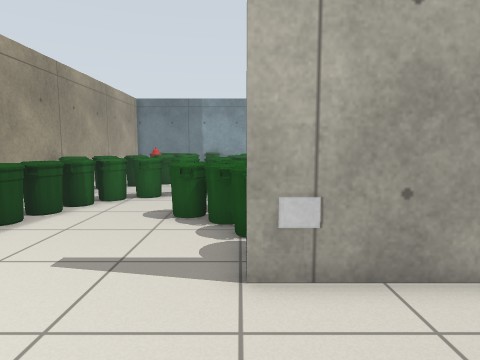
[1] (above)

21 first-person views from a walk through a world built for the Gazebo simulator. The camera is 0.94 m above the floor, tilts 6° down and sees 75° across. The lines on the ground mark 1 m squares. The floor is counted in squares, 0.5 m on a side. Each view is taken from the middle of a square. On the plan, view 1 faces up. The plan holds only what a view shows up to about 17 squares ahead; the rest is blank. The place goes on beyond the plan. Robots are left out. Simple shapes stand in for some stock models. Some surface patterns are stand-ins.

[2]
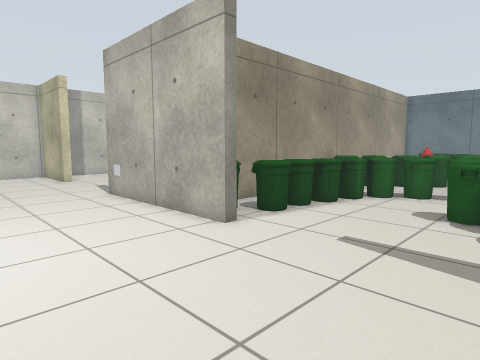

[3]
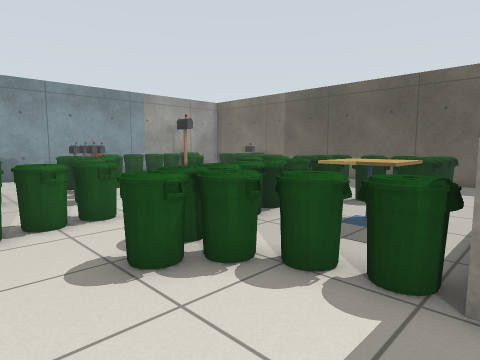

[4]
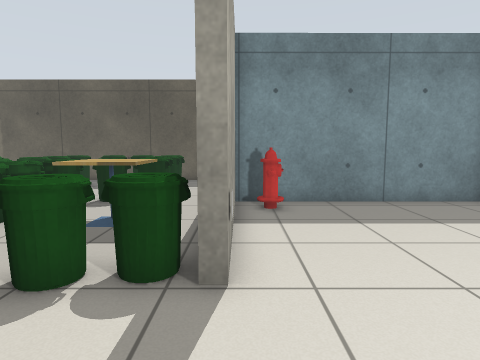

[5]
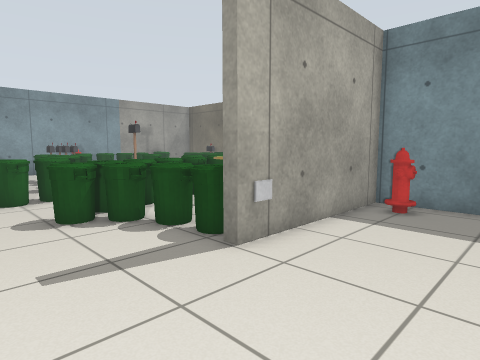

[6]
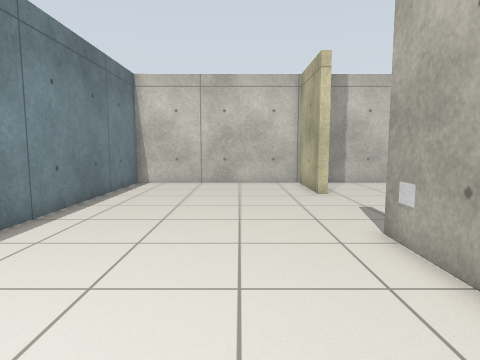

[7]
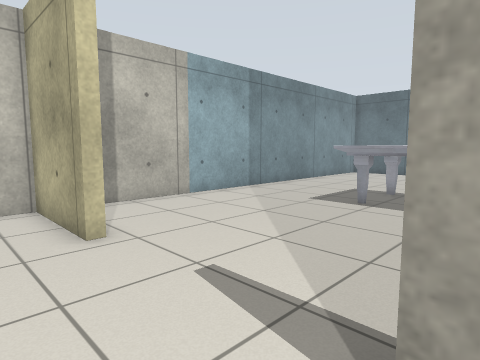

[8]
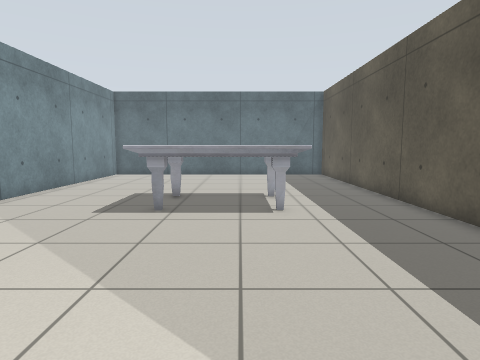

[9]
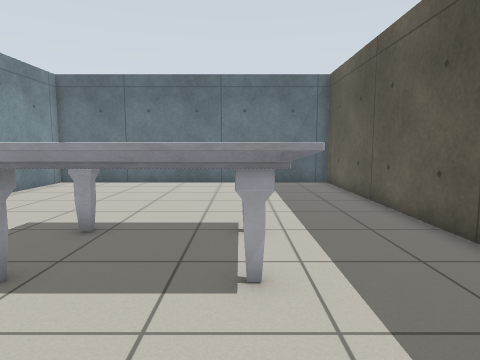

[10]
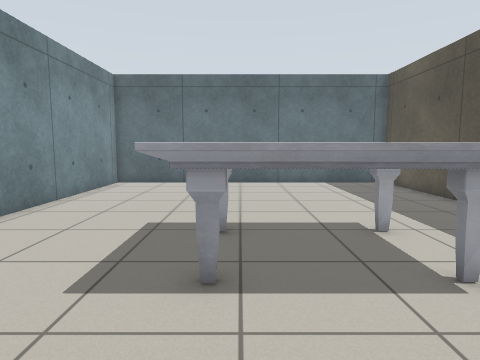

[11]
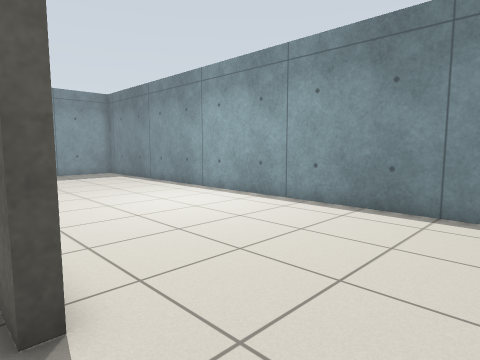

[12]
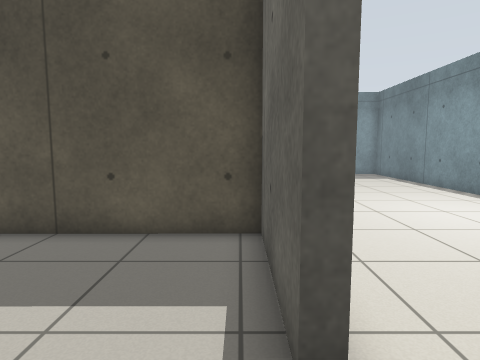

[13]
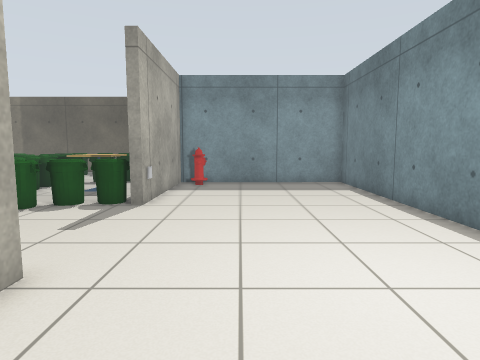

[14]
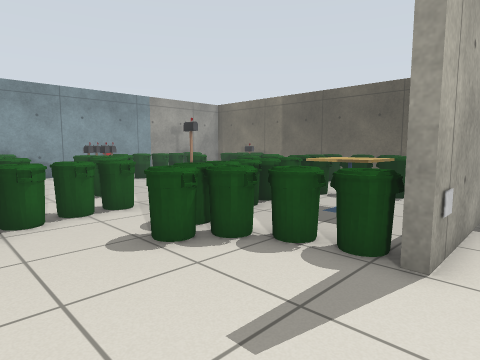

[15]
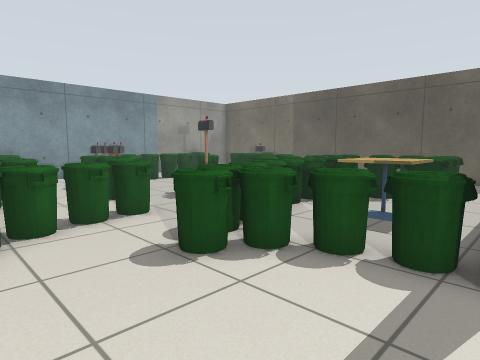

[16]
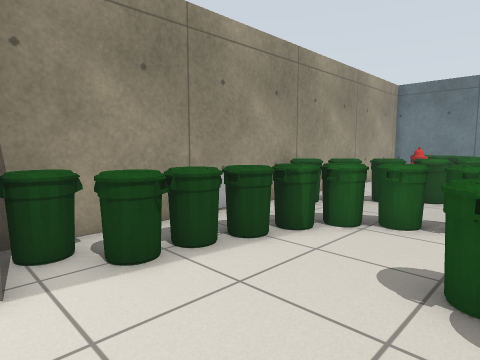

[17]
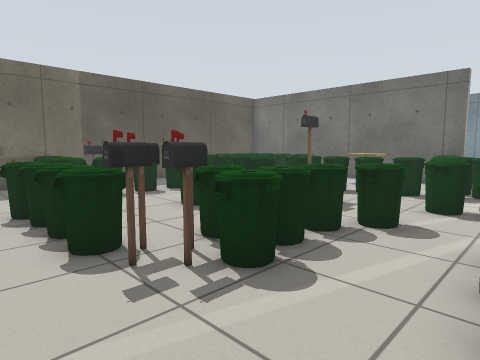

[18]
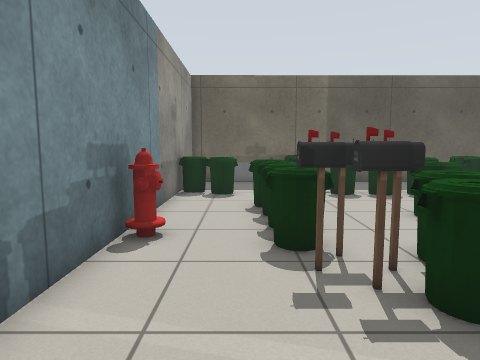

[19]
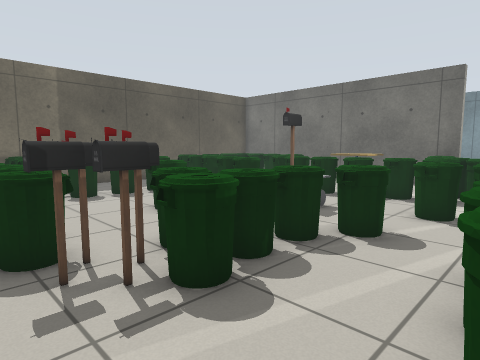

[20]
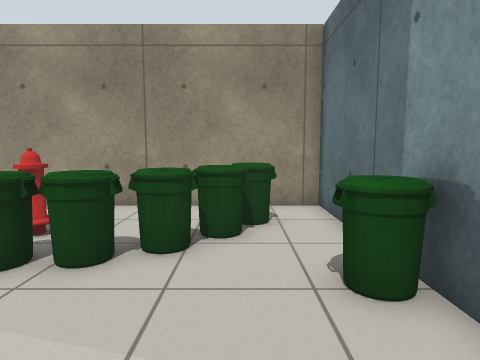

[21]
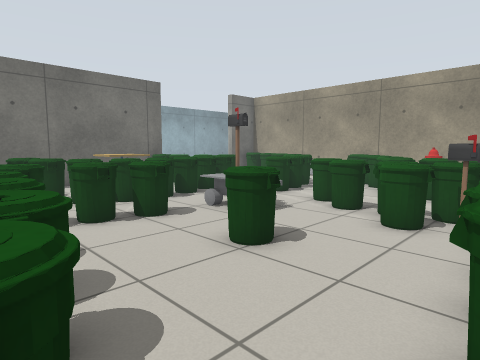

### Floor plan
Points are (right, up) in squares from view 1. A wall is a line through its corners. A room is listed if a view was taken in it or the views show most of it. See-through windows are left out.
Room 1 (views 1, 2, 3, 4, 5, 6, 7, 8, 9, 10, 11, 12, 13, 14, 15, 16, 17, 18, 19, 20, 21)
walls: (-5.6, 4.6) (-5.6, 4.1) (-12.7, 4.1) (-12.7, 4.5) (-8.3, 4.5) (-8.4, 24.6) (-22.5, 24.6) (-22.5, 5.6); (-18.5, 4.6) (-18.5, 4.1) (-22.5, 4.1) (-22.5, -4.4) (6.7, -4.4) (6.7, 4.1) (0.1, 4.1) (0.1, 4.5) (7.9, 4.5); (13.8, 6.3) (13.8, 24.6) (-8, 24.6) (-7.9, 4.8)
objects: marble table (-17, 12) to (-12, 12); marble table (-17, 15) to (-16, 15); marble table (-13, 15); window (-8, 10); bin (-7, 5) to (-7, 6); bin (-7, 13) to (-7, 14); bin (-6, 6) to (-6, 7); bin (-6, 8) to (-5, 8); bin (-6, 9) to (-5, 9); bin (-6, 10) to (-5, 11); other object (-6, 14) to (-6, 15); bin (-6, 22) to (-5, 23); bin (-5, 11) to (-4, 12); bin (-5, 15) to (-5, 16); fire hydrant (-5, 17) to (-4, 18); bin (-5, 21) to (-4, 22); bin (-4, 16) to (-4, 17); bin (-4, 19) to (-3, 20); bin (-4, 21) to (-3, 21); bin (-3, 11); bin (-3, 12) to (-2, 13); bin (-3, 16) to (-2, 17); bin (-3, 18) to (-2, 19); bin (-3, 23) to (-2, 24); bin (-2, 8) to (-1, 9); bin (-1, 7) to (0, 8); bin (-1, 9) to (0, 10); bin (-1, 12) to (0, 13); bin (-1, 15) to (0, 16); bin (0, 5) to (1, 6); bin (0, 9) to (1, 10); bin (0, 16) to (1, 17); bin (0, 18) to (1, 19); bin (0, 19) to (0, 20); grey panel (1, 4); bin (1, 7); postbox (1, 20); bin (2, 10) to (2, 11); other object (2, 13) to (4, 14); other object (2, 15); bin (2, 18) to (3, 19); postbox (2, 19) to (2, 20); postbox (2, 21); cafe table (3, 6) to (5, 8); bin (3, 10) to (4, 11); postbox (3, 14); bin (3, 20) to (3, 21); fire hydrant (3, 24) to (4, 24); bin (4, 20) to (4, 21); fire hydrant (5, 3) to (6, 3); bin (5, 10) to (6, 11); bin (5, 12) to (6, 14); bin (5, 16) to (6, 17); bin (5, 20) to (6, 21); bin (6, 9) to (7, 10); bin (6, 12) to (7, 13); bin (6, 21) to (7, 22); bin (7, 7); bin (7, 8) to (8, 9); other object (8, 7) to (9, 8); bin (8, 12) to (9, 13); bin (9, 12) to (10, 13); bin (9, 14) to (10, 15); bin (9, 16) to (10, 17); bin (9, 18) to (10, 18); bin (9, 22) to (10, 23); bin (10, 7) to (10, 8); bin (10, 19) to (11, 20); bin (10, 24) to (11, 24); bin (11, 7) to (12, 8); other object (11, 9) to (12, 9); other object (11, 10) to (12, 11); bin (11, 11) to (12, 12); postbox (11, 18); other object (11, 20) to (12, 20); other object (12, 19) to (13, 20)

Where each view was taken, in squares from view 1:
view 1: 0 up, 0 right, facing up
view 2: 1 down, 0 right, facing up-left
view 3: 4 up, 4 left, facing up-right
view 4: 4 up, 4 left, facing right
view 5: 0 up, 4 left, facing up-right
view 6: 1 up, 6 left, facing left
view 7: 2 up, 12 left, facing up-left
view 8: 3 up, 14 left, facing up
view 9: 8 up, 13 left, facing up
view 10: 8 up, 16 left, facing up
view 11: 5 up, 16 left, facing down-right
view 12: 5 up, 15 left, facing right
view 13: 1 up, 10 left, facing right
view 14: 3 up, 5 left, facing up-right
view 15: 4 up, 5 left, facing up-right
view 16: 4 up, 1 left, facing up-left
view 17: 23 up, 3 left, facing down-right
view 18: 22 up, 3 left, facing right
view 19: 22 up, 3 left, facing down-right
view 20: 22 up, 2 right, facing left
view 21: 21 up, 10 right, facing down-left
